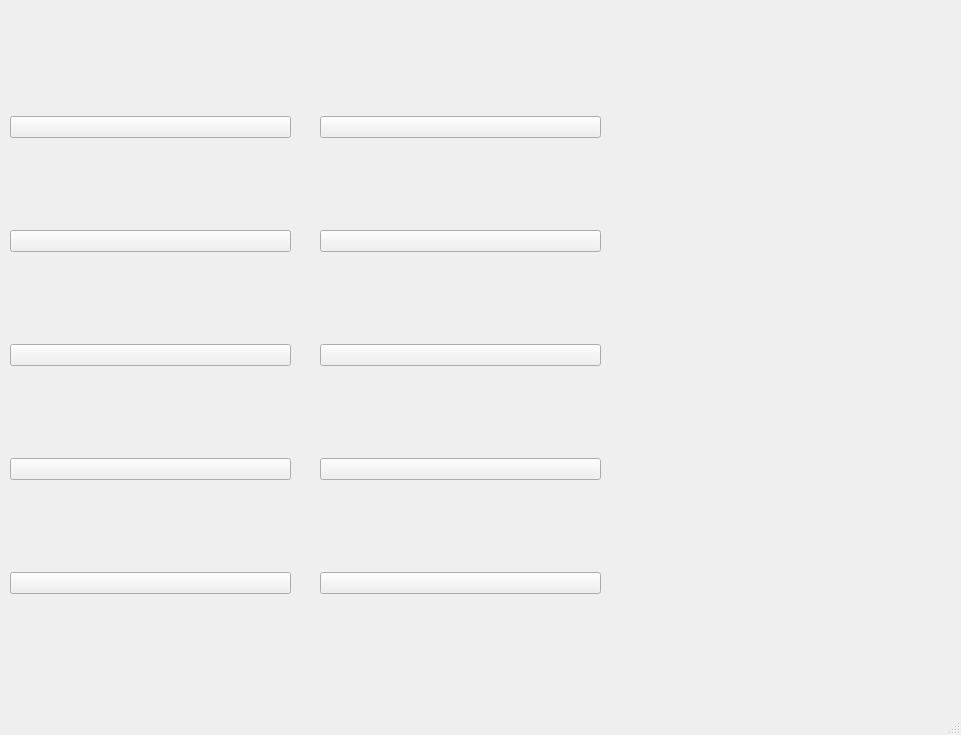
<?xml version="1.0" encoding="UTF-8"?>
<ui version="4.0">
 <class>MainWindow</class>
 <widget class="QMainWindow" name="MainWindow">
  <property name="geometry">
   <rect>
    <x>0</x>
    <y>0</y>
    <width>961</width>
    <height>735</height>
   </rect>
  </property>
  <property name="windowTitle">
   <string>MainWindow</string>
  </property>
  <widget class="QWidget" name="centralwidget">
   <widget class="QWidget" name="verticalLayoutWidget">
    <property name="geometry">
     <rect>
      <x>10</x>
      <y>30</y>
      <width>281</width>
      <height>651</height>
     </rect>
    </property>
    <layout class="QVBoxLayout" name="verticalLayout">
     <item>
      <widget class="QPushButton" name="bus_number_1">
       <property name="text">
        <string/>
       </property>
       <property name="iconSize">
        <size>
         <width>100</width>
         <height>16</height>
        </size>
       </property>
      </widget>
     </item>
     <item>
      <widget class="QPushButton" name="bus_number_2">
       <property name="text">
        <string/>
       </property>
      </widget>
     </item>
     <item>
      <widget class="QPushButton" name="bus_number_3">
       <property name="text">
        <string/>
       </property>
      </widget>
     </item>
     <item>
      <widget class="QPushButton" name="bus_number_4">
       <property name="text">
        <string/>
       </property>
      </widget>
     </item>
     <item>
      <widget class="QPushButton" name="bus_number_5">
       <property name="text">
        <string/>
       </property>
      </widget>
     </item>
    </layout>
   </widget>
   <widget class="QWidget" name="verticalLayoutWidget_2">
    <property name="geometry">
     <rect>
      <x>320</x>
      <y>30</y>
      <width>281</width>
      <height>651</height>
     </rect>
    </property>
    <layout class="QVBoxLayout" name="verticalLayout_2">
     <item>
      <widget class="QPushButton" name="bus_number_6">
       <property name="text">
        <string/>
       </property>
       <property name="iconSize">
        <size>
         <width>100</width>
         <height>16</height>
        </size>
       </property>
      </widget>
     </item>
     <item>
      <widget class="QPushButton" name="bus_number_7">
       <property name="text">
        <string/>
       </property>
      </widget>
     </item>
     <item>
      <widget class="QPushButton" name="bus_number_8">
       <property name="text">
        <string/>
       </property>
      </widget>
     </item>
     <item>
      <widget class="QPushButton" name="bus_number_9">
       <property name="text">
        <string/>
       </property>
      </widget>
     </item>
     <item>
      <widget class="QPushButton" name="bus_number_10">
       <property name="text">
        <string/>
       </property>
      </widget>
     </item>
    </layout>
   </widget>
  </widget>
  <widget class="QMenuBar" name="menubar">
   <property name="geometry">
    <rect>
     <x>0</x>
     <y>0</y>
     <width>961</width>
     <height>31</height>
    </rect>
   </property>
  </widget>
  <widget class="QStatusBar" name="statusbar"/>
 </widget>
 <resources/>
 <connections/>
</ui>
